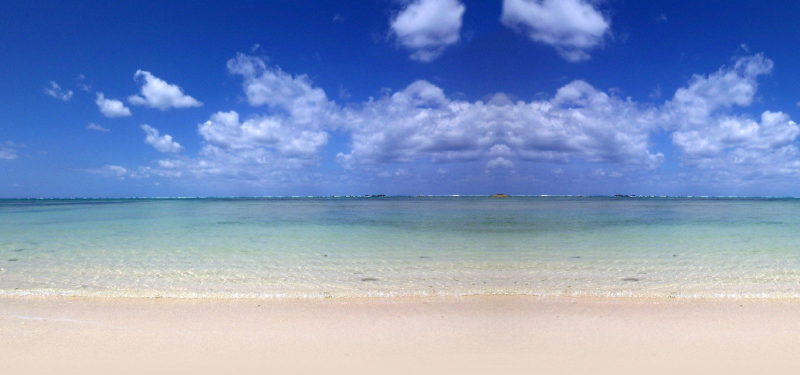
%> input picture Εργασία 2/CV_2-TRANSFORMATIONS/beach.jpg, 1600 x 749 px (shown at 1/2 size)
$ octave beach_animation_horizon.m   (GNU Octave 9; MATLAB toolbox functions it lacks are replaced by stand-ins)
%> lines starting %> are read from the running program, lines starting %| are printed output that depends on the picture
%% Ball kicked toward the horizon
clear; close all; clc;
addpath('../transformations');


bg   = imread('../CV_2-TRANSFORMATIONS/beach.jpg');   % background image
%> bg is the input picture: size 749x1600x3 uint8; mean R, G, B 130.6, 151, 192.4
ball = imread('../CV_2-TRANSFORMATIONS/ball.jpg');    % ball image
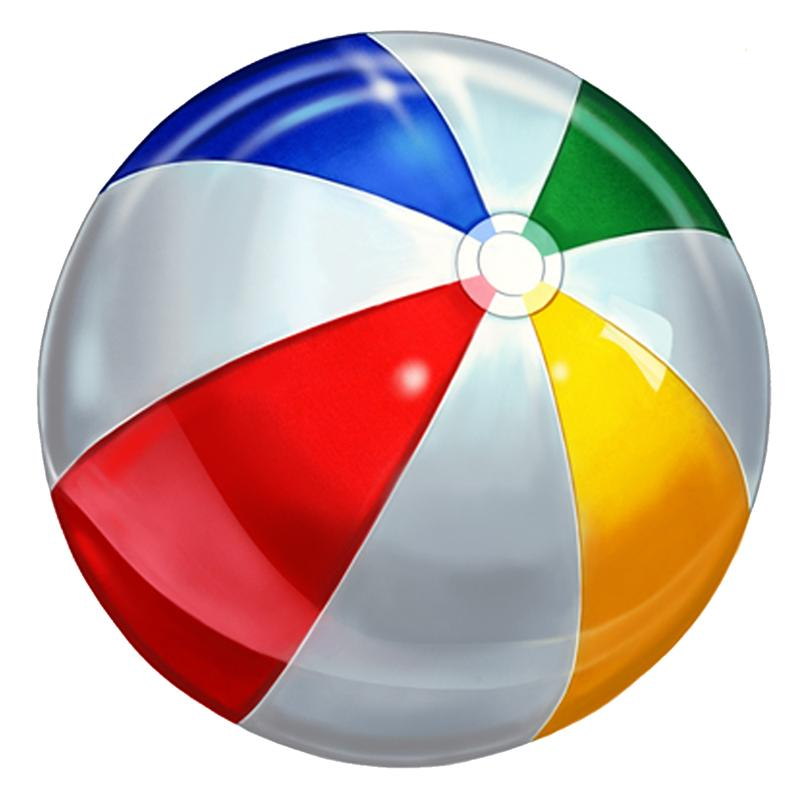
%> input picture Εργασία 2/CV_2-TRANSFORMATIONS/ball.jpg, 800 x 800 px
%> ball is the input picture: size 800x800x3 uint8; mean R, G, B 201.9, 177.4, 171
mask = imread('../CV_2-TRANSFORMATIONS/ball_mask.jpg'); % mask of ball (black=ball)
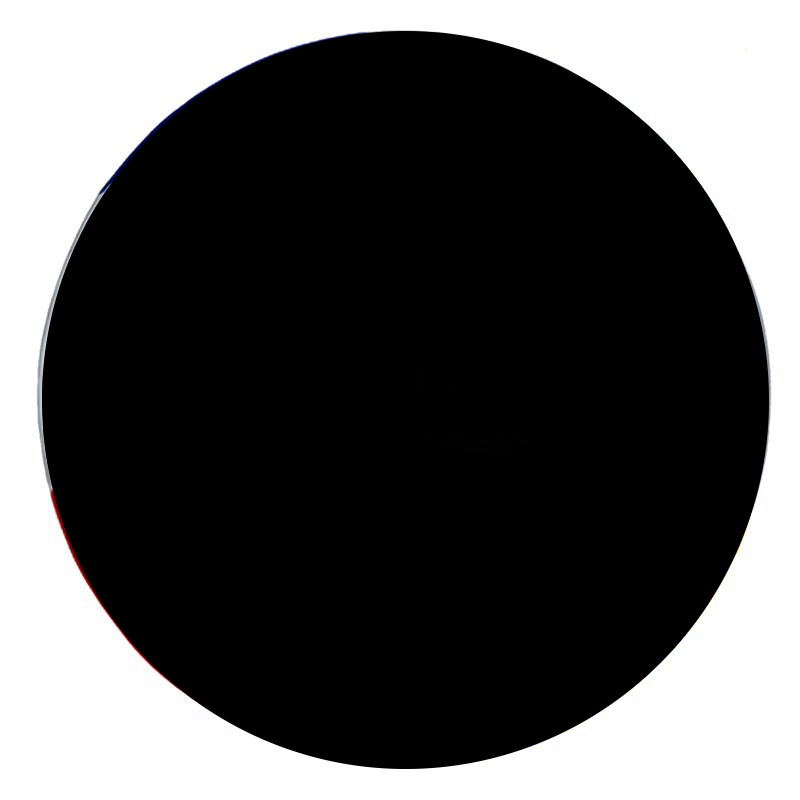
%> input picture Εργασία 2/CV_2-TRANSFORMATIONS/ball_mask.jpg, 800 x 800 px
%> mask is the input picture: size 800x800x3 uint8; mean R, G, B 86.4, 86.3, 86.4

[H_bg, W_bg, ~] = size(bg);  % get background dimensions
%> H_bg = 749; W_bg = 1600


initScale = 0.13;  % initial size of the ball

% Animation parameters
numFrames = 185;  % total number of frames
videoFrames = zeros(H_bg, W_bg, 3, numFrames, 'uint8'); % preallocate video array

% Start & end positions
startX = W_bg * 0.5; % ball starting X (middle)
%> startX = 800
startY = H_bg - 20;  % ball starting Y (bottom of image)
%> startY = 729
endX   = W_bg * 0.50;   % ball final X (horizon center)
%> endX = 800
endY   = H_bg * 0.39;   % ball final Y (sea line)
%> endY = 292.1

% Scaling parameters
scaleStart = initScale; % start scale
scaleEnd = 0.03;        % end scale near horizon

% Rotation parameters
rotationSpeed = 6;         % rotation degrees per frame
rotationAccelFall = 0.08;  % extra rotation acceleration during fall

% Arc parameters
arcHeight = 620; % maximum height of the ball in pixels
tApex = 0.35;    % fraction of frames to reach apex
kApex = floor(numFrames*tApex); % frame index of apex
apexY = startY - arcHeight;     % Y position at apex
%> apexY = 109

% Animation loop
for k = 1:numFrames
    t = (k-1)/(numFrames-1); % normalized time [0,1]

    posX = startX;

    if k <= kApex
        % Ascend: cubic ease for natural motion
        tNorm = k/kApex;
        posY = startY - arcHeight*(1 - (1-tNorm)^3);
    else
        % Fall towards the sea with acceleration
        tFall = (k - kApex)/(numFrames - kApex);
        posY = apexY + (endY - apexY)*(tFall + 0.7*tFall^2);
    end

    % Scaling: interpolate size from start to end
    scale = scaleStart*(1-t) + scaleEnd*t;
    ballS = imresize(ball, scale);  % resize ball
    maskS = imresize(mask, scale);  % resize mask

    % Rotation: faster during fall
    if k <= kApex
        angle = rotationSpeed * k; % rotate while going up
    else
        angle = rotationSpeed * k + rotationAccelFall*(k - kApex)^2; % add extra rotation while falling
    end
    ballR = imrotate(ballS, angle, 'bilinear', 'crop'); % rotate ball image
    maskR = imrotate(maskS, angle, 'bilinear', 'crop'); % rotate mask

    [Hb, Wb, ~] = size(ballR); % get rotated ball size

    % ROI & composition: calculate where to place ball on background
    x1 = round(posX - Wb/2);
    y1 = round(posY - Hb/2);
    x2 = x1 + Wb - 1;
    y2 = y1 + Hb - 1;

    xs = max(1,x1); xe = min(W_bg,x2);
    ys = max(1,y1); ye = min(H_bg,y2);

    bx1 = 1 + (xs - x1); by1 = 1 + (ys - y1);
    bx2 = Wb - (x2 - xe); by2 = Hb - (y2 - ye);

    ballCrop = ballR(by1:by2, bx1:bx2, :);  % cropped rotated ball
    maskCrop = maskR(by1:by2, bx1:bx2) == 0; % binary mask for blending

    frame = bg; % start with background
    bgPatch = frame(ys:ye, xs:xe, :); % background region to blend

    % remove black pixels from ball using mask
    for c = 1:3
        blackPixels = (ballCrop(:,:,c) == 0) & maskCrop;
        ballCrop(:,:,c) = ballCrop(:,:,c).*uint8(~blackPixels) + bgPatch(:,:,c).*uint8(blackPixels);
    end

    % blend ball onto background
    for c = 1:3
        frame(ys:ye, xs:xe, c) = frame(ys:ye, xs:xe, c).*uint8(~maskCrop) + ballCrop(:,:,c).*uint8(maskCrop);
    end

    videoFrames(:,:,:,k) = frame;
end
%> this loop made 185 passes
%> pass 1, `ballS = imresize(ball, scale);`:
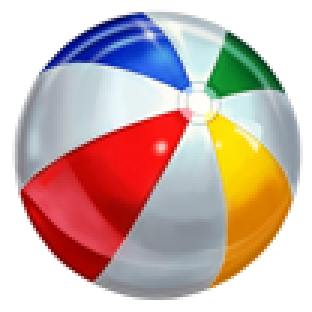
%> ballS: size 104x104x3 uint8 (shown 3 times larger); mean R, G, B 201.9, 177.3, 171
%> pass 1, `maskS = imresize(mask, scale);`:
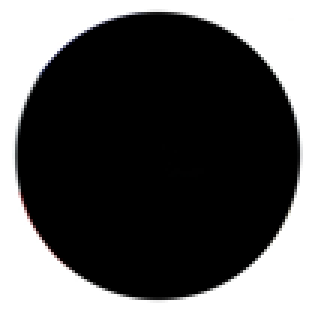
%> maskS: size 104x104x3 uint8 (shown 3 times larger); mean R, G, B 86.4, 86.3, 86.4
%> pass 1, `ballR = imrotate(ballS, angle, 'bilinear', 'crop');`:
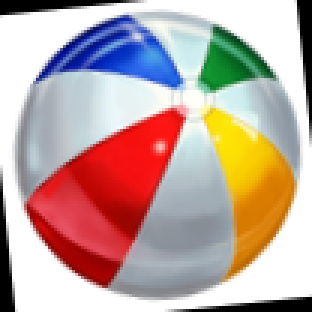
%> ballR: size 104x104x3 uint8 (shown 3 times larger); mean R, G, B 189.8, 165.3, 158.9
%> pass 1, `maskR = imrotate(maskS, angle, 'bilinear', 'crop');`:
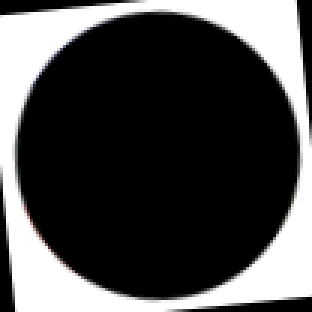
%> maskR: size 104x104x3 uint8 (shown 3 times larger); mean R, G, B 74.3, 74.3, 74.3

implay(videoFrames);

v = VideoWriter('transf_beach_horizon.avi');
open(v);
writeVideo(v, videoFrames);
close(v);
